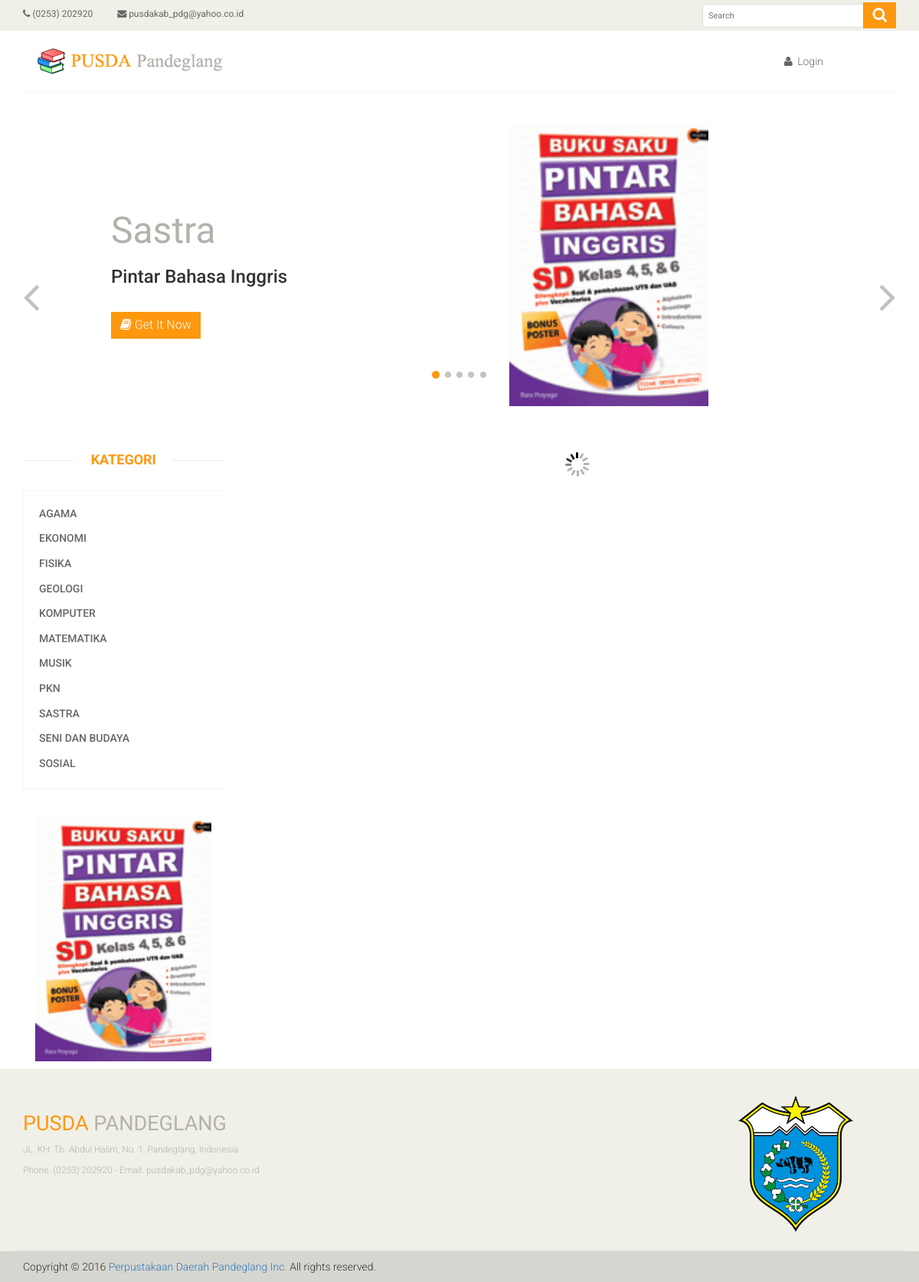
The page / on the database its author committed.
### tables this page shows
CREATE TABLE IF NOT EXISTS `buku` (
  `idBuku` varchar(20) NOT NULL,
  `tglInput` date NOT NULL,
  `idPegawai` varchar(20) NOT NULL,
  `judulBuku` varchar(50) NOT NULL,
  `deskripsiBuku` text NOT NULL,
  `pengarang` varchar(100) NOT NULL,
  `penerbit` varchar(100) NOT NULL,
  `idKategori` varchar(20) NOT NULL,
  `jumlahBuku` int(3) NOT NULL,
  `rak` varchar(5) NOT NULL,
  `fotoCover` varchar(500) NOT NULL,
  `softBuku` varchar(500) NOT NULL,
  `statusDelete` int(1) NOT NULL,
  PRIMARY KEY (`idBuku`)
);

CREATE TABLE IF NOT EXISTS `kategoribuku` (
  `idKategori` varchar(20) NOT NULL,
  `namaKategori` varchar(50) NOT NULL,
  `statusDelete` int(1) NOT NULL,
  PRIMARY KEY (`idKategori`)
);

### attr/config/category.php (the view)
<div class="panel-group category-products" id="accordian">
	<?php
		$queryKategoriSlide = mysql_query("SELECT * FROM kategoribuku WHERE statusDelete='0' ORDER BY namaKategori ASC");
		while($dataKategoriSlide = mysql_fetch_array($queryKategoriSlide)){
	?>
			<div class="panel panel-default">
				<div class="panel-heading">
					<h4 class="panel-title"><a class="bukuKategori" id="pages/bukuKategori.php?idKategori=<?php echo $dataKategoriSlide['idKategori'];?>" href="#"><?php echo $dataKategoriSlide['namaKategori'];?></a></h4>
				</div>
			</div>
	<?php
		}
	?>
</div>

### index.php (shortened to what this page needs)
<!DOCTYPE html>
<html lang="en">
	<head>
		<link href="attr/css/bootstrap.min.css" rel="stylesheet">
		<link href="attr/css/font-awesome.min.css" rel="stylesheet">
		<link href="attr/css/prettyPhoto.css" rel="stylesheet">
		<link href="attr/css/price-range.css" rel="stylesheet">
		<link href="attr/css/animate.css" rel="stylesheet">
		<link href="attr/css/main.css" rel="stylesheet">
		<link href="attr/css/responsive.css" rel="stylesheet">
		<link href="admin/plugins/datatables/dataTables.bootstrap.css" rel="stylesheet" type="text/css" />
	</head>
	<body>
		<?php include "attr/config/header.php";?>
		<div id="slider">
			<?php include "attr/config/slider.php";?>
		</div>
		<br/>
		<section>
			<div class="container">
				<div class="row">
					<div class="col-sm-3">
						<div class="left-sidebar">
							<h2>Kategori</h2>
							<?php include "attr/config/category.php";?>
							<div class="shipping text-center" >
								<?php
									$queryBukuPertamaCover = mysql_query("SELECT * FROM buku WHERE statusDelete='0' ORDER BY RAND()");
									$dataBukuPertamaCover = mysql_fetch_array($queryBukuPertamaCover);
								?>
								<a class="detailBukuBawahKiri" id="pages/bukuDetail.php?idBuku=<?php echo $dataBukuPertamaCover['idBuku'];?>" href="#"><img src="admin/dist/img/fotoBuku/<?php echo $dataBukuPertamaCover['fotoCover'];?>" ></a>
							</div>
						</div>
					</div>
					<div class="col-sm-9 padding-right">
						<div id="mainPage"></div>
					</div>
				</div>
			</div>
		</section>
		<footer id="footer">
			<div class="footer-top">
				<div class="container">
					<div class="row">
						<div class="col-sm-9">
							<div class="companyinfo">
								<h2><span>PUSDA</span> Pandeglang</h2>
								<p>JL. KH. Tb. Abdul Halim, No. 1, Pandeglang, Indonesia</p>
								<p>Phone. (0253) 202920 - Email. pusdakab_pdg@yahoo.co.id</p>
							</div>
						</div>
						<div class="col-sm-3">
							<div class="address">
								<img src="attr/images/home/logoKabupatenPandeglang.png" alt="Kabupaten Pandeglang" />
							</div>
						</div>
					</div>
				</div>
			</div>
			<div class="footer-bottom">
				<div class="container">
					<div class="row">
						<p class="pull-left">
						Copyright &copy; 2016 <a href="index.php">Perpustakaan Daerah Pandeglang Inc.</a> All rights reserved.
						</p>
					</div>
				</div>
			</div>
		</footer>
	</body>
</html>

### attr/config/header.php
<header id="header">
	<div class="header_top">
		<div class="container">
			<div class="row">
				<div class="col-sm-7" align='left'>
					<div class="contactinfo">
						<ul class="nav nav-pills">
							<li><a href="#"><i class="fa fa-phone"></i> (0253) 202920</a></li>
							<li><a href="#"><i class="fa fa-envelope"></i> pusdakab_pdg@yahoo.co.id </a></li>
						</ul>
					</div>
				</div>
				<div class="col-sm-5" align='right'>
					<form action="#" class="searchform">
						<input type="text" id='cari' placeholder="Search"/>
						<button type="button" class="btn btn-default" id='cariBuku'><i class="fa fa-search"></i></button>
					</form>
				</div>
			</div>
		</div>
	</div>
	<div class="header-middle">
		<div class="container">
			<div class="row">
				<div class="col-sm-3">
					<div class="logo pull-left">
						<a href="index.php">
							<img src="attr/images/home/logo.png" alt="" />
						</a>
					</div>
				</div>
				<div class="col-sm-8">
					<div class="shop-menu pull-right">
						<ul class="nav navbar-nav">
							<li><a href="#" class="login" id='login.php' ><i class="fa fa-user"></i> Login</a></li>
						</ul>
					</div>
				</div>
			</div>
		</div>
	</div>
</header>

### attr/config/slider.php
<section id="slider">
	<div class="container">
		<div class="row">
			<div class="col-sm-12">
				<div id="slider-carousel" class="carousel slide" data-ride="carousel">
					<ol class="carousel-indicators">
						<?php
							$i = 0;
							$queryBukuSlide = mysql_query("SELECT * FROM buku, kategoribuku WHERE buku.idKategori=kategoribuku.idKategori AND buku.statusDelete='0' ORDER BY RAND() ASC LIMIT 5");
							while($dataBukuSlide = mysql_fetch_array($queryBukuSlide)){
								if($i=='0'){
									$aktif	= "class='active'";
								}else{
									$aktif	= "";
								}
						?>
								<li data-target="#slider-carousel" data-slide-to="<?php echo $i; ?>" <?php echo $aktif; ?>></li>
						<?php
							$i++;
							}
						?>
					</ol>
					<div class="carousel-inner">
						<?php
							$i = 0;
							$queryBukuSlide = mysql_query("SELECT * FROM buku, kategoribuku WHERE buku.idKategori=kategoribuku.idKategori AND buku.statusDelete='0' ORDER BY RAND() ASC LIMIT 5");
							while($dataBukuSlide = mysql_fetch_array($queryBukuSlide)){
								if($i=='0'){
									$aktif	= "active";
								}else{
									$aktif	= "";
								}
						?>
								<div class="item <?php echo $aktif; ?>">
									<div class="col-sm-6">
										<h1><?php echo $dataBukuSlide['namaKategori'];?></h1>
										<h3><?php echo $dataBukuSlide['judulBuku'];?></h3>
										<a href="#" type="button" class="detailBukuSlide btn btn-default get" id="pages/bukuDetail.php?idBuku=<?php echo $dataBukuSlide['idBuku'];?>"><i class="fa fa-book"></i> Get It Now</a>
									</div>
									<div class="col-sm-6">
										<img src="admin/dist/img/fotoBuku/<?php echo $dataBukuSlide['fotoCover'];?>" class="girl img-responsive" style="width:260px; height:370px;"/>
									</div>
								</div>
						<?php
							$i++;
							}
						?>
					</div>
					<a href="#slider-carousel" class="left control-carousel hidden-xs" data-slide="prev">
						<i class="fa fa-angle-left"></i>
					</a>
					<a href="#slider-carousel" class="right control-carousel hidden-xs" data-slide="next">
						<i class="fa fa-angle-right"></i>
					</a>
				</div>
			</div>
		</div>
	</div>
</section>

### attr/css/main.css (style rules this page uses)
body { font-family: 'Roboto', sans-serif; background:; position: relative; font-weight:400px; }
ul li { list-style: none; }
a { -webkit-transition: 300ms; -moz-transition: 300ms; -o-transition: 300ms; transition: 300ms; }
h1, h2, h3, h4, h5, h6 { font-family: 'Roboto', sans-serif; }
.header_top { background: none repeat scroll 0 0 #F0F0E9; }
.contactinfo ul li:first-child { margin-left: -15px; }
.contactinfo ul li a { font-size: 12px; color: #696763; font-family: 'Roboto', sans-serif; }
.header-middle .container .row { border-bottom: 1px solid #f5f5f5; margin-left: 0; margin-right: 0; padding-bottom: 20px; padding-top: 20px; }
.header-middle .container .row .col-sm-8 { padding-right:0; }
.shop-menu ul li { display:inline-block; padding-left: 15px; padding-right: 15px; }
.shop-menu ul li:last-child { padding-right: 0; }
.shop-menu ul li a { background: #FFFFFF; color: #696763; font-family: 'Roboto', sans-serif; font-size: 14px; font-weight: 300; padding:0; padding-right: 0; margin-top: 10px; }
.shop-menu ul li a i { margin-right:3px; }
#footer { background: #F0F0E9; }
.footer-top .container { border-bottom: 1px solid #E0E0DA; padding-bottom: 20px; }
.companyinfo { margin-top: 57px; }
.companyinfo h2 { color: #B4B1AB; font-family: abel; font-size: 27px; text-transform: uppercase; }
.companyinfo h2 span { color:#FE980F; }
.companyinfo p { color: #B3B3AD; font-family: 'Roboto', sans-serif; font-size: 12px; font-weight: 300; }
.footer-top .col-sm-3 { overflow: hidden; }
.address { margin-top: 30px; position: relative; overflow: hidden; }
.address img { width:100%; }
.searchform input { border: 1px solid #DDDDDD; color: #000; font-family: 'Roboto', sans-serif; font-size: 11px; margin-top: 5; outline: medium none; padding: 7px; width: 212px; }
.searchform button { background: #FE980F; border: medium none; border-radius: 0; margin-left: -5px; margin-top: 3px; margin-bottom: 3px; }
.searchform button i { color: #FFFFFF; font-size: 20px; }
.footer-bottom { background: #D6D6D0; padding-top: 10px; }
.footer-bottom p { color: #363432; font-family: 'Roboto', sans-serif; font-weight: 300; margin-left: 15px; }
#slider { padding-bottom: 20px; padding-top: 20px; }
.carousel-indicators li { background: #C4C4BE; }
.carousel-indicators li.active { background: #FE980F; }
.item { padding-left: 100px; }
.girl { margin-left: 0; }
.item h1 { color: #B4B1AB; font-family: abel; font-size: 48px; margin-top: 115px; }
.get { background: #FE980F; border: 0 none; border-radius: 0; color: #FFFFFF; font-family: 'Roboto', sans-serif; font-size: 16px; font-weight: 300; margin-top: 23px; }
.control-carousel { position: absolute; top: 50%; font-size: 60px; color: #C2C2C1; }
.right { right: 0; }
.category-products { border: 1px solid #F7F7F0; margin-bottom: 35px; padding-bottom: 20px; padding-top: 15px; }
.left-sidebar h2, .brands_products h2 { color: #FE980F; font-family: 'Roboto', sans-serif; font-size: 18px; font-weight: 700; margin: 0 auto 30px; text-align: center; text-transform: uppercase; position: relative; z-index:3; }
.left-sidebar h2:after, h2.title:after { content: " "; position: absolute; border: 1px solid #f5f5f5; bottom:8px; left: 0; width: 100%; height: 0; z-index: -2; }
.left-sidebar h2:before { content: " "; position: absolute; background: #fff; bottom: -6px; width: 130px; height: 30px; z-index: -1; left: 50%; margin-left: -65px; }
.category-products .panel { background-color: #FFFFFF; border: 0px; border-radius: 0px; box-shadow:none; margin-bottom: 0px; }
.category-products .panel-default .panel-heading { background-color: #FFFFFF; border: 0 none; color: #FFFFFF; padding: 5px 20px; }
.category-products .panel-default .panel-heading .panel-title a { color: #696763; font-family: 'Roboto', sans-serif; font-size: 14px; text-decoration: none; text-transform: uppercase; }
.shipping { background-color: #fff; margin-top: 0px; margin-bottom: 10px; overflow: hidden; padding-top: 0px; position: relative; }
.shipping img { width: 230px; height: 320px; }
.padding-right { padding-right: 0; }

### rows shown on the page
buku: idKategori.namaKategori "Sastra", judulBuku "Pintar Bahasa Inggris", fotoCover (picture)
kategoribuku: namaKategori "AGAMA"
kategoribuku: namaKategori "EKONOMI"
kategoribuku: namaKategori "FISIKA"
kategoribuku: namaKategori "GEOLOGI"
kategoribuku: namaKategori "KOMPUTER"
kategoribuku: namaKategori "MATEMATIKA"
kategoribuku: namaKategori "MUSIK"
kategoribuku: namaKategori "PKN"
kategoribuku: namaKategori "SASTRA"
kategoribuku: namaKategori "SENI DAN BUDAYA"
kategoribuku: namaKategori "SOSIAL"
